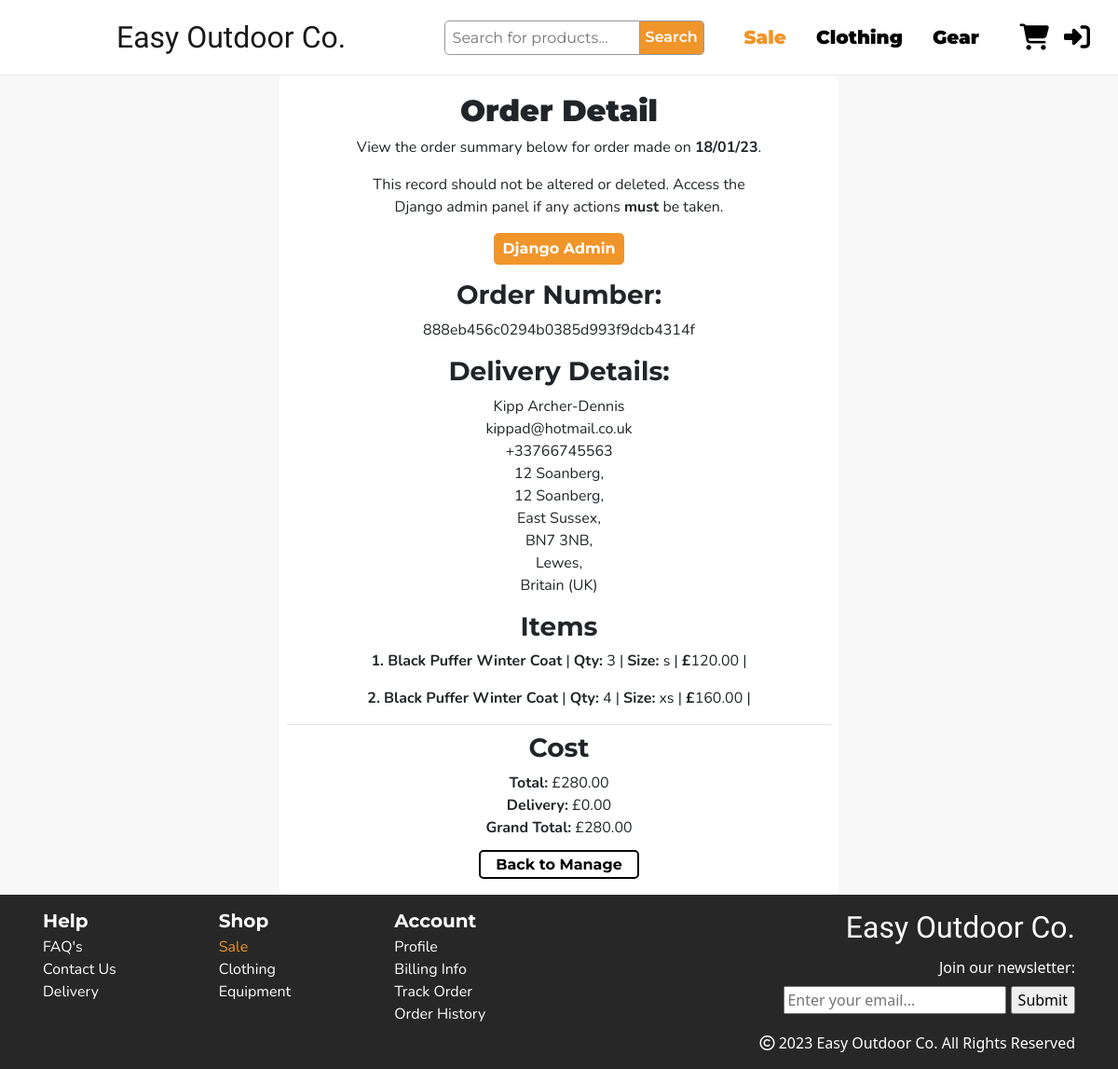
/manage/order-details/3, run on the app's committed database.
### checkout/models.py (models this page shows, shortened)
class Order(models.Model):
    order_number = models.CharField(max_length=32, null=False, editable=False)
    full_name = models.CharField(max_length=50, null=False, blank=False)
    email = models.EmailField(max_length=254, null=False, blank=False)
    phone_number = models.CharField(max_length=20, null=False, blank=False)
    user_profile = models.ForeignKey(UserProfile, on_delete=models.SET_NULL,
                                     null=True, blank=True, related_name='orders')
    country = CountryField(blank_label='Country *', null=False, blank=False)
    postcode = models.CharField(max_length=20, null=True, blank=True)
    town_or_city = models.CharField(max_length=40, null=False, blank=False)
    street_address1 = models.CharField(max_length=80, null=False, blank=False)
    street_address2 = models.CharField(max_length=80, null=True, blank=True)
    county = models.CharField(max_length=80, null=True, blank=True)
    date = models.DateTimeField(auto_now_add=True)
    delivery_cost = models.DecimalField(max_digits=6, decimal_places=2, null=False, default=0)
    order_total = models.DecimalField(max_digits=10, decimal_places=2, null=False, default=0)
    grand_total = models.DecimalField(max_digits=10, decimal_places=2, null=False, default=0)
    original_bag = models.TextField(null=False, blank=False, default='')
    stripe_pid = models.CharField(max_length=254, null=False, blank=False, default='')

class OrderLineItem(models.Model):
    order = models.ForeignKey(Order, null=False, blank=False, on_delete=models.CASCADE, related_name='lineitems')
    product = models.ForeignKey(Product, null=False, blank=False, on_delete=models.CASCADE)
    product_size = models.CharField(max_length=2, null=True, blank=True)
    quantity = models.IntegerField(null=False, blank=False, default=0)
    lineitem_total = models.DecimalField(max_digits=6, decimal_places=2, null=False, blank=False, editable=False)

### products/models.py (models this page shows, shortened)
class Product(models.Model):
    category = models.ForeignKey('Category', null=True, on_delete=models.SET_NULL)
    name = models.CharField(max_length=200)
    desc = models.TextField()
    slug = models.SlugField(max_length=50, unique=True, blank=True, null=True)
    has_sizes = models.BooleanField(blank=False, default=True)
    price = models.DecimalField(max_digits=6, decimal_places=2)
    sale_price = models.DecimalField(max_digits=6, decimal_places=2, null=True, blank=True)
    rating = models.DecimalField(max_digits=4, decimal_places=2, null=True, blank=True, validators=[MaxValueValidator(5)])
    image = models.ImageField(null=True, blank=True)
    image_url = models.URLField(null=True, blank=True)
    def __str__(self):
        return self.name

### manage_site/views.py (the view)
# urls.py: path('order-details/<int:pk>', views.OrderDetails.as_view(), name='order-details'),
class OrderDetails(SuccessMessageMixin, generic.DetailView):
    model = Order
    template_name = "manage_site/order-detail.html"

### basket/contexts.py (called while the page is built, shortened)
def basket_contents(request):
    basket_items = []
    total = 0
    product_count = 0
    basket = request.session.get('basket', {})
    if total < settings.FREE_DELIVERY_THRESHOLD:
        delivery = total * Decimal(settings.STANDARD_DELIVERY_PERCENTAGE)
        free_delivery_delta = settings.FREE_DELIVERY_THRESHOLD - total
    else:
        delivery = 0
        free_delivery_delta = 0
    grand_total = delivery + total
    context = {
        'basket_items': basket_items,
        'total': total,
        'product_count': product_count,
        'delivery': delivery,
        'free_delivery_delta': free_delivery_delta,
        'grand_total': grand_total,
    }
    return context

### manage_site/templates/manage_site/order-detail.html (shortened to what this page needs)
{% extends "base.html" %}
{% load static %}
{% load basket_tools %}
{% block extra_css %}
<link rel="stylesheet" href="{% static 'css/manage_site.css' %}">
{% endblock %}
{% block content %}
<section class="admin-section">
    <div class="order-detail container bg-white rounded text-center">
        <h2>Order Detail</h2>
        <p>
            View the order summary below for order made on <strong>{{ order.date | date:"d/m/y" }}</strong>.
        </p>
        <p class="mx-auto w-75">
            This record should not be altered or deleted.
            Access the Django admin panel if any actions <strong>must</strong> be taken.
        </p>
        <a class="text-decoration-none d-inline-block shop-btn px-2 py-1 mb-3" href="{% url 'admin:index' %}">Django Admin</a>
        <div class="row">
            <div>
                <h3 class="fw-bold">Order Number:</h3>
                <p>{{ order.order_number | lower }}</p>
            </div>
        </div>
        <div class="row mb-3">
            <div>
                <h3 class="fw-bold">Delivery Details:</h3>
                <p class="mb-0">{{ order.full_name }}</p>
                <p class="mb-0">{{ order.email }}</p>
                <p class="mb-0">{{ order.phone_number }}</p>
                <p class="mb-0">{{ order.street_address1 }},</p>
                {% if order.street_address2 %}
                <p class="mb-0">{{ order.street_address1 }},</p>
                {% endif %}
                {% if order.county %}
                <p class="mb-0">{{ order.county }},</p>
                {% endif %}
                <p class="mb-0">{{ order.postcode }},</p>
                <p class="mb-0">{{ order.town_or_city }},</p>
                <p class="mb-0">{{ order.country.name }}</p>
            </div>
        </div>
        <div class="row">
            <div>
                <h3 class="fw-bold">Items</h3>
                <div class="border-bottom row item-row my-2">
                    <div class="">
                        <div class="p-0">
                            {% for item in order.lineitems.all %}
                            <p class="mb-3">
                                <strong>{{ forloop.counter }}.</strong>
                                <strong>{{ item.product }}</strong> |
                                <strong>Qty:</strong> {{ item.quantity }} |
                                <strong>Size:</strong> {{ item.product_size }} |
                                <strong>£</strong>{{ item.lineitem_total }} |
                            </p>
                            {% endfor %}
                        </div>
                    </div>
                </div>
                <div class="row mb-3">
                    <h3 class="fw-bold">Cost</h3>
                    <p class="m-0"><strong>Total:</strong> £{{ order.order_total }}</p>
                    <p class="m-0"><strong>Delivery:</strong> £{{ order.delivery_cost }}</p>
                    <p class="m-0"><strong>Grand Total:</strong> £{{ order.grand_total }}</p>
                </div>
                <a class="white-btn px-3 py-1" href="{% url 'manage-site' %}">Back to Manage</a>
            </div>
        </div>
    </div>
</section>
{% endblock %}

### static/css/base.css (style rules this page uses)
body { height: 100vh; width: 100%; margin: 0; display: table; }
.shop-btn { background-color: #F0952A; color: white; font-family: Montserrat, sans-serif; font-weight: 700; border-radius: 5px; border: 1px solid #F0952A; }
.white-btn { text-decoration: none; font-family: Montserrat, sans-serif; font-weight: 700; color: #000000; border-radius: 5px; border: 2px solid black; }

### manage_site/static/css/manage_site.css (style rules this page uses)
body { background-color: #f8f8f8!important; }
.admin-section { font-family: Nunito, sans-serif; max-width: 100vw; }
.admin-section h2 { font-family: Montserrat, sans-serif; font-weight: 900!important; }
.admin-section h3 { font-family: Montserrat, sans-serif!important; }
.order-detail { width: 50%; padding: 20px; }

### data on the page
Order: date "18/01/23", order_number "888eb456c0294b0385d993f9dcb4314f", full_name "Kipp Archer-Dennis", email "kippad@hotmail.co.uk", phone_number "+33766745563", street_address1 "12 Soanberg", county "East Sussex", postcode "BN7 3NB", town_or_city "Lewes", country.name "Britain (UK)", order_total "280.00", delivery_cost "0.00", grand_total "280.00"
OrderLineItem: product "Black Puffer Winter Coat", quantity "3", product_size "s", lineitem_total "120.00"
OrderLineItem: product "Black Puffer Winter Coat", quantity "4", product_size "xs", lineitem_total "160.00"
